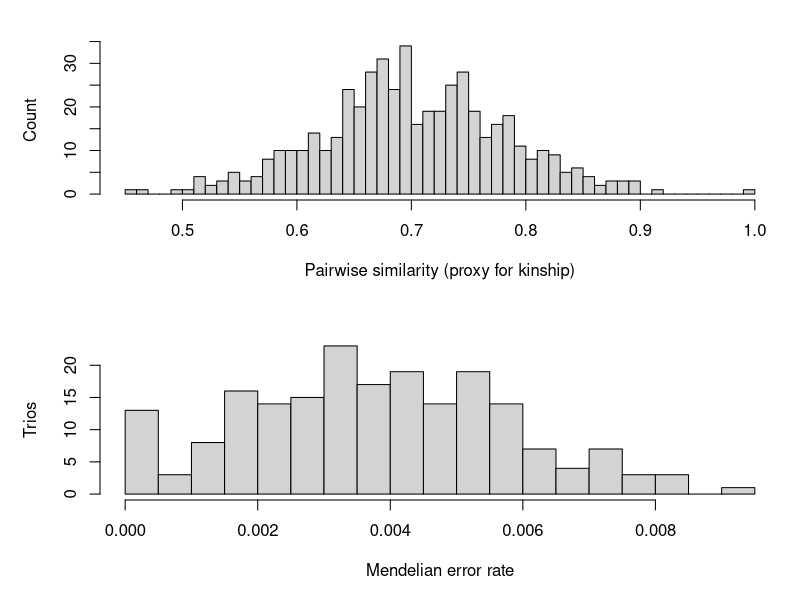

Reproduce this figure in R.
# One-page PDF with kinship-like similarity and ME% histograms (using mock values)
pdf("inst/paper/figures_geno2ped_mock.pdf", width = 8.5, height = 11)

par(mfrow=c(2,1), mar=c(5,5,2,1))

set.seed(1)
sim <- pmin(pmax(rnorm(500, mean=0.7, sd=0.08), 0), 1)
hist(sim, breaks=40, main="", xlab="Pairwise similarity (proxy for kinship)", ylab="Count")

me <- pmax(rnorm(200, mean=0.004, sd=0.002), 0)
hist(me, breaks=30, main="", xlab="Mendelian error rate", ylab="Trios")

dev.off()
cat("Wrote inst/paper/figures_geno2ped_mock.pdf\n")